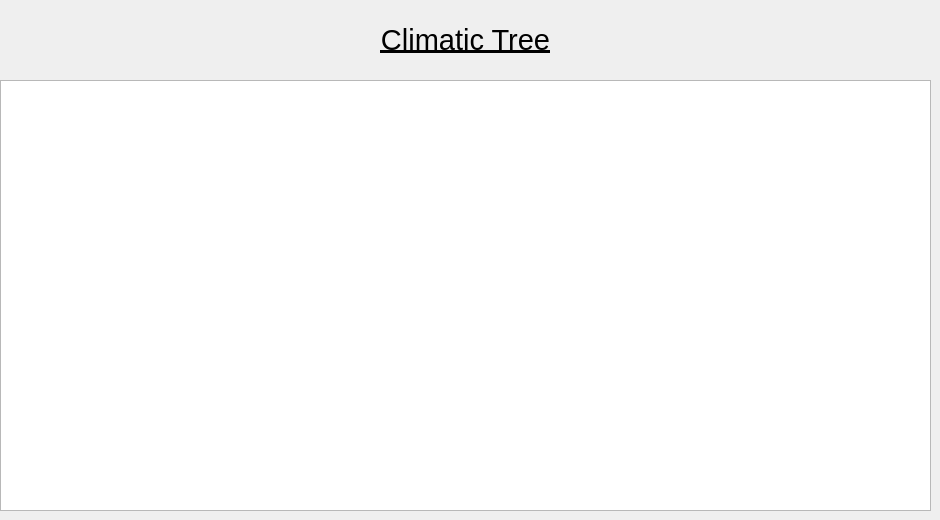
       <widget class="QWidget" name="ClimTab3">
        <attribute name="title">
         <string>Climatic Tree</string>
        </attribute>
        <widget class="QFrame" name="frameClimTab3">
         <property name="geometry">
          <rect>
           <x>0</x>
           <y>0</y>
           <width>931</width>
           <height>511</height>
          </rect>
         </property>
         <property name="frameShape">
          <enum>QFrame::NoFrame</enum>
         </property>
         <property name="frameShadow">
          <enum>QFrame::Raised</enum>
         </property>
         <widget class="QTextBrowser" name="textEditClimTree">
          <property name="geometry">
           <rect>
            <x>0</x>
            <y>80</y>
            <width>931</width>
            <height>431</height>
           </rect>
          </property>
         </widget>
         <widget class="QLabel" name="climaticTreeTitle">
          <property name="geometry">
           <rect>
            <x>0</x>
            <y>0</y>
            <width>931</width>
            <height>81</height>
           </rect>
          </property>
          <property name="font">
           <font>
            <pointsize>16</pointsize>
           </font>
          </property>
          <property name="text">
           <string>&lt;html&gt;&lt;head/&gt;&lt;body&gt;&lt;p&gt;&lt;span style=&quot; font-size:22pt; text-decoration: underline;&quot;&gt;Climatic Tree&lt;/span&gt;&lt;/p&gt;&lt;/body&gt;&lt;/html&gt;</string>
          </property>
          <property name="alignment">
           <set>Qt::AlignCenter</set>
          </property>
         </widget>
        </widget>
       </widget>
